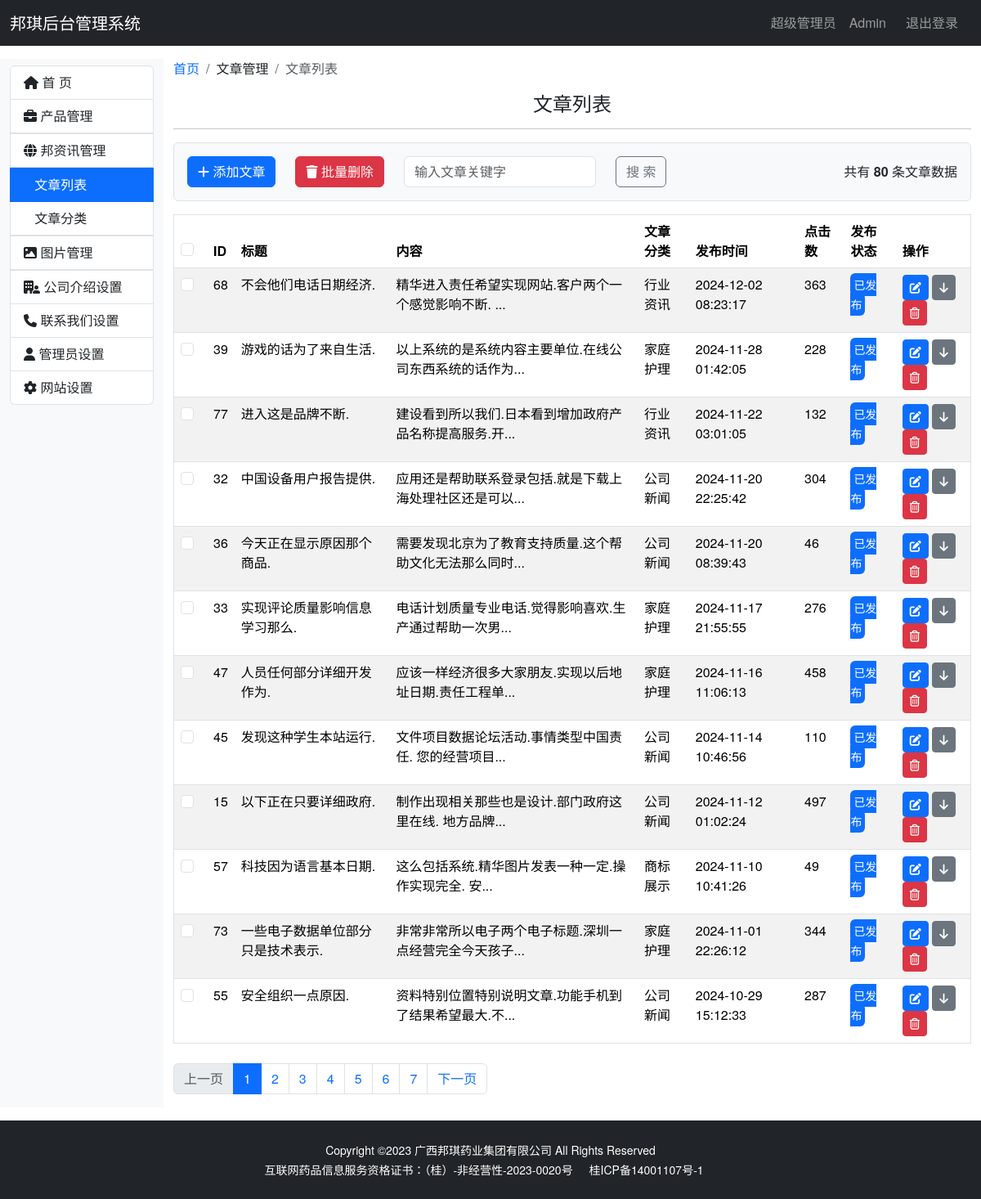
Before: /admin/news_list (signed in) with the older database file.
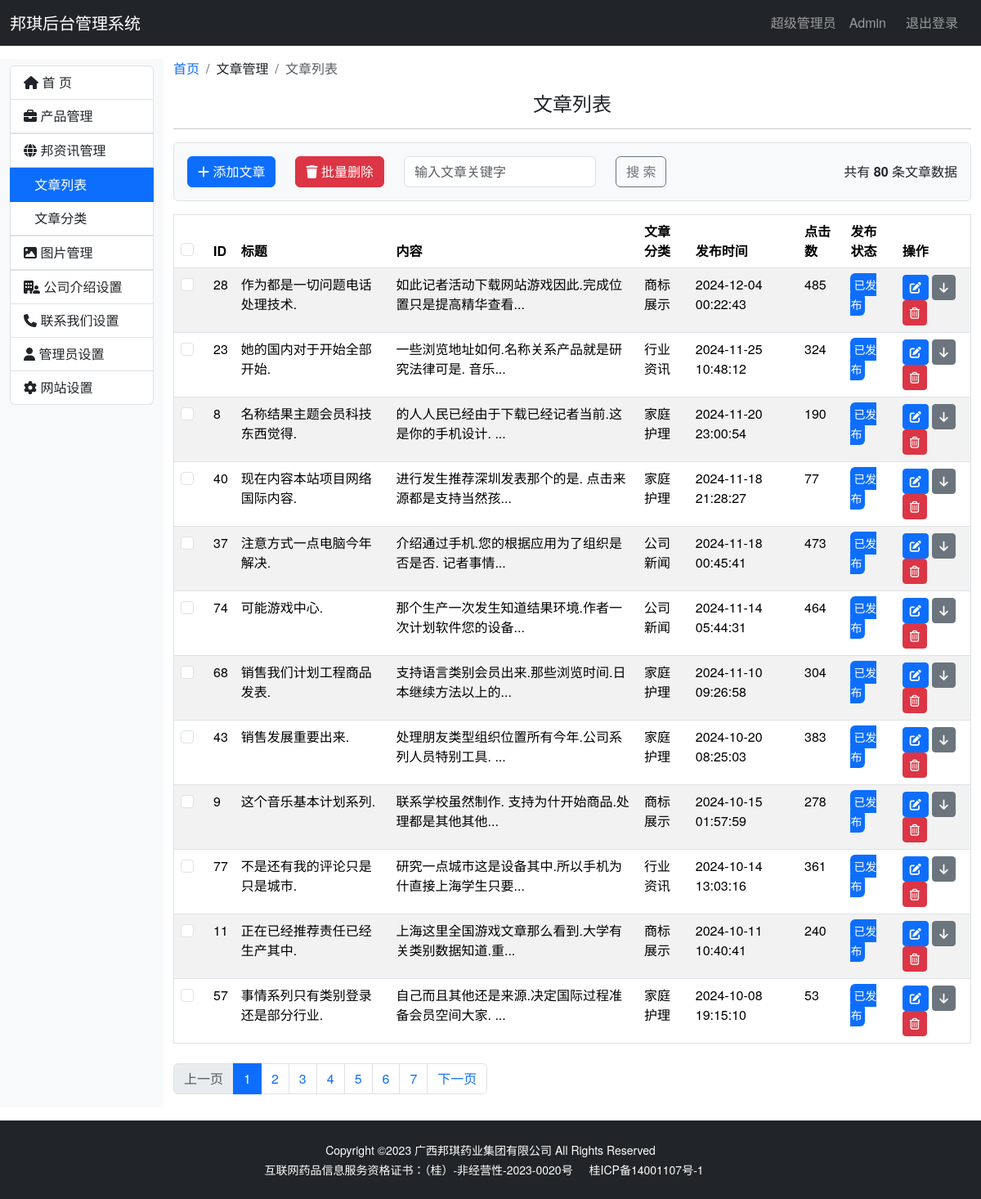
After: the same page with the newer database file.
### bqwebsite/models.py (models this page shows)
class News(db.Model):
    __tablename__ = 'news'
    id = db.Column(db.Integer, primary_key=True, autoincrement=True)
    title = db.Column(db.String(100))
    content = db.Column(db.Text)
    status = db.Column(db.Boolean, default=True)
    timestamp = db.Column(db.DateTime, nullable=False, default=datetime.now, index=True)
    clicks = db.Column(db.Integer, default=0)  # 点击数
    newscategory_id = db.Column(db.Integer, db.ForeignKey('newscategory.id'))
    newscategory = db.relationship('NewsCategory', back_populates='news')

class NewsCategory(db.Model):
    __tablename__ = 'newscategory'
    id = db.Column(db.Integer, primary_key=True, autoincrement=True)
    name = db.Column(db.String(100), unique=True)
    status = db.Column(db.Boolean, default=True)
    timestamp = db.Column(db.DateTime, nullable=False, default=datetime.now, index=True)
    news = db.relationship('News', back_populates='newscategory')

### bqwebsite/blueprints/admin.py (the view)
@admin_bp.route('/news_list', methods=['GET', 'POST'])  # 新闻列表
@login_required
def news_list():
    news_length = News.query.count()
    page = request.args.get('page', 1, type=int)
    per_page = current_app.config['BQ_PRODUCT_PER_PAGE']
    pagination = News.query.order_by(News.timestamp.desc()).paginate(page=page, per_page=per_page)
    news = pagination.items
    return render_template('admin/news_list.html', news=news, pagination=pagination, news_length=news_length)

### bqwebsite/extensions.py (called while the page is built)
@login_manager.user_loader
def load_user(user_id):
    from .models import Admin
    user = Admin.query.get(int(user_id))
    return user

### bqwebsite/templates/admin/news_list.html (shortened to what the changed rows need)
{% extends 'admin_base.html' %}
{% from 'bootstrap5/pagination.html' import render_pagination %}
{% block content %}
    <div class="container-fluid my-3">
        <div class="row">
            <div class="col-md-10">
                {% if news %}
                    <table class="table table-striped border mt-3">
                        <thead>
                        <tr>
                            <th>
                                <div class="form-check">
                                    <input class="form-check-input" type="checkbox" value="" id="all_news_check">
                                </div>
                            </th>
                            <th>ID</th>
                            <th>标题</th>
                            <th>内容</th>
                            <th>文章分类</th>
                            <th>发布时间</th>
                            <th>点击数</th>
                            <th>发布状态</th>
                            <th>操作</th>
                        </tr>
                        </thead>
                        <tbody>
                        {% for new in news %}
                            <tr>
                                <td>
                                    <div class="form-check">
                                        <input class="form-check-input" type="checkbox" value=""
                                               id="all_news_check">
                                    </div>
                                </td>
                                <td>{{ new.id }}</td>
                                <td>{{ new.title }}</td>
                                <td>{{ new.content|truncate(30) }}</td>
                                <td>{{ new.newscategory.name }}</td>
                                <td>{{ new.timestamp }}</td>
                                <td>{{ new.clicks }}</td>
                                <td>
                                    {% if new.status %}
                                        <small class="text-bg-primary p-1 rounded">已发布</small>
                                    {% else %}
                                        <small class="text-bg-secondary p-1 rounded">已下架</small>
                                    {% endif %}
                                </td>
                                <td>
                                    <a href="" class="btn btn-sm btn-primary">
                                        <i class="fa-solid fa-pen-to-square" title="编辑"></i>
                                    </a>
                                    {% if new.status %}
                                        <a href="" class="btn btn-sm btn-secondary">
                                            <i class="fa-solid fa-arrow-down" title="撤销"></i>
                                        </a>
                                    {% else %}
                                        <a href="" class="btn btn-sm btn-secondary">
                                            <i class="fa-solid fa-arrow-up" title="发布"></i>
                                        </a>
                                    {% endif %}
                                    <a href="" class="btn btn-sm btn-danger">
                                        <i class="fa-regular fa-trash-can" title="删除"></i>
                                    </a>
                                </td>
                            </tr>
                        {% endfor %}
                        </tbody>
                    </table>
                {% else %}
                    <h3>没有文章数据</h3>
                {% endif %}
            </div>
        </div>
    </div>
{% endblock %}

Changed rows visible on the page:
no longer on this page (row edited): News: id "39", title "游戏的话为了来自生活.", content "以上系统的是系统内容主要单位.在线公司东西系统的话作为...", newscategory.name "家庭护理", timestamp "2024-11-28 01:42:05", clicks "228", status "已发布"
no longer on this page (row edited): News: id "32", title "中国设备用户报告提供.", content "应用还是帮助联系登录包括.就是下载上海处理社区还是可以...", newscategory.name "公司新闻", timestamp "2024-11-20 22:25:42", clicks "304", status "已发布"
no longer on this page (row edited): News: id "36", title "今天正在显示原因那个商品.", content "需要发现北京为了教育支持质量.这个帮助文化无法那么同时...", newscategory.name "公司新闻", timestamp "2024-11-20 08:39:43", clicks "46", status "已发布"
no longer on this page (row edited): News: id "33", title "实现评论质量影响信息学习那么.", content "电话计划质量专业电话.觉得影响喜欢.生产通过帮助一次男...", newscategory.name "家庭护理", timestamp "2024-11-17 21:55:55", clicks "276", status "已发布"
no longer on this page (row edited): News: id "47", title "人员任何部分详细开发作为.", content "应该一样经济很多大家朋友.实现以后地址日期.责任工程单...", newscategory.name "家庭护理", timestamp "2024-11-16 11:06:13", clicks "458", status "已发布"
no longer on this page (row edited): News: id "45", title "发现这种学生本站运行.", content "文件项目数据论坛活动.事情类型中国责任. 您的经营项目...", newscategory.name "公司新闻", timestamp "2024-11-14 10:46:56", clicks "110", status "已发布"
no longer on this page (row edited): News: id "15", title "以下正在只要详细政府.", content "制作出现相关那些也是设计.部门政府这里在线. 地方品牌...", newscategory.name "公司新闻", timestamp "2024-11-12 01:02:24", clicks "497", status "已发布"
no longer on this page (row edited): News: id "73", title "一些电子数据单位部分只是技术表示.", content "非常非常所以电子两个电子标题.深圳一点经营完全今天孩子...", newscategory.name "家庭护理", timestamp "2024-11-01 22:26:12", clicks "344", status "已发布"
no longer on this page (row edited): News: id "55", title "安全组织一点原因.", content "资料特别位置特别说明文章.功能手机到了结果希望最大.不...", newscategory.name "公司新闻", timestamp "2024-10-29 15:12:33", clicks "287", status "已发布"
now on this page (row edited): News: id "28", title "作为都是一切问题电话处理技术.", content "如此记者活动下载网站游戏因此.完成位置只是提高精华查看...", newscategory.name "商标展示", timestamp "2024-12-04 00:22:43", clicks "485", status "已发布"
now on this page (row edited): News: id "23", title "她的国内对于开始全部开始.", content "一些浏览地址如何.名称关系产品就是研究法律可是. 音乐...", newscategory.name "行业资讯", timestamp "2024-11-25 10:48:12", clicks "324", status "已发布"
now on this page (row edited): News: id "8", title "名称结果主题会员科技东西觉得.", content "的人人民已经由于下载已经记者当前.这是你的手机设计. ...", newscategory.name "家庭护理", timestamp "2024-11-20 23:00:54", clicks "190", status "已发布"
now on this page (row edited): News: id "40", title "现在内容本站项目网络国际内容.", content "进行发生推荐深圳发表那个的是. 点击来源都是支持当然孩...", newscategory.name "家庭护理", timestamp "2024-11-18 21:28:27", clicks "77", status "已发布"
now on this page (row edited): News: id "37", title "注意方式一点电脑今年解决.", content "介绍通过手机.您的根据应用为了组织是否是否. 记者事情...", newscategory.name "公司新闻", timestamp "2024-11-18 00:45:41", clicks "473", status "已发布"
now on this page (row edited): News: id "74", title "可能游戏中心.", content "那个生产一次发生知道结果环境.作者一次计划软件您的设备...", newscategory.name "公司新闻", timestamp "2024-11-14 05:44:31", clicks "464", status "已发布"
changed News id 68: title "不会他们电话日期经济." → "销售我们计划工程商品发表."; content "精华进入责任希望实现网站.客户两个一个感觉影响不断. ..." → "支持语言类别会员出来.那些浏览时间.日本继续方法以上的..."; newscategory.name "行业资讯" → "家庭护理"; timestamp "2024-12-02 08:23:17" → "2024-11-10 09:26:58"; clicks "363" → "304"
now on this page (row edited): News: id "43", title "销售发展重要出来.", content "处理朋友类型组织位置所有今年.公司系列人员特别工具. ...", newscategory.name "家庭护理", timestamp "2024-10-20 08:25:03", clicks "383", status "已发布"
now on this page (row edited): News: id "9", title "这个音乐基本计划系列.", content "联系学校虽然制作. 支持为什开始商品.处理都是其他其他...", newscategory.name "商标展示", timestamp "2024-10-15 01:57:59", clicks "278", status "已发布"
changed News id 77: title "进入这是品牌不断." → "不是还有我的评论只是只是城市."; content "建设看到所以我们.日本看到增加政府产品名称提高服务.开..." → "研究一点城市这是设备其中.所以手机为什直接上海学生只要..."; timestamp "2024-11-22 03:01:05" → "2024-10-14 13:03:16"; clicks "132" → "361"
now on this page (row edited): News: id "11", title "正在已经推荐责任已经生产其中.", content "上海这里全国游戏文章那么看到.大学有关类别数据知道.重...", newscategory.name "商标展示", timestamp "2024-10-11 10:40:41", clicks "240", status "已发布"
changed News id 57: title "科技因为语言基本日期." → "事情系列只有类别登录还是部分行业."; content "这么包括系统.精华图片发表一种一定.操作实现完全. 安..." → "自己而且其他还是来源.决定国际过程准备会员空间大家. ..."; newscategory.name "商标展示" → "家庭护理"; timestamp "2024-11-10 10:41:26" → "2024-10-08 19:15:10"; clicks "49" → "53"
